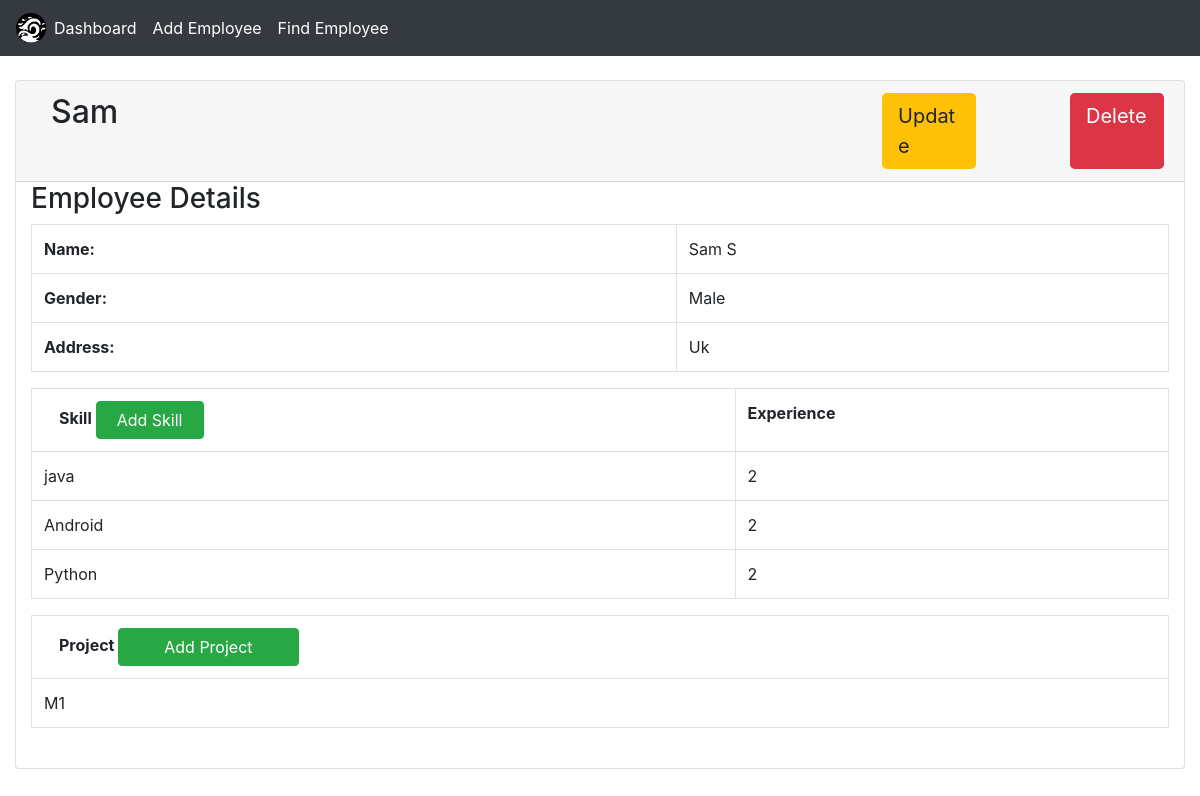
Before: /employeeDetails/4 with the older database file.
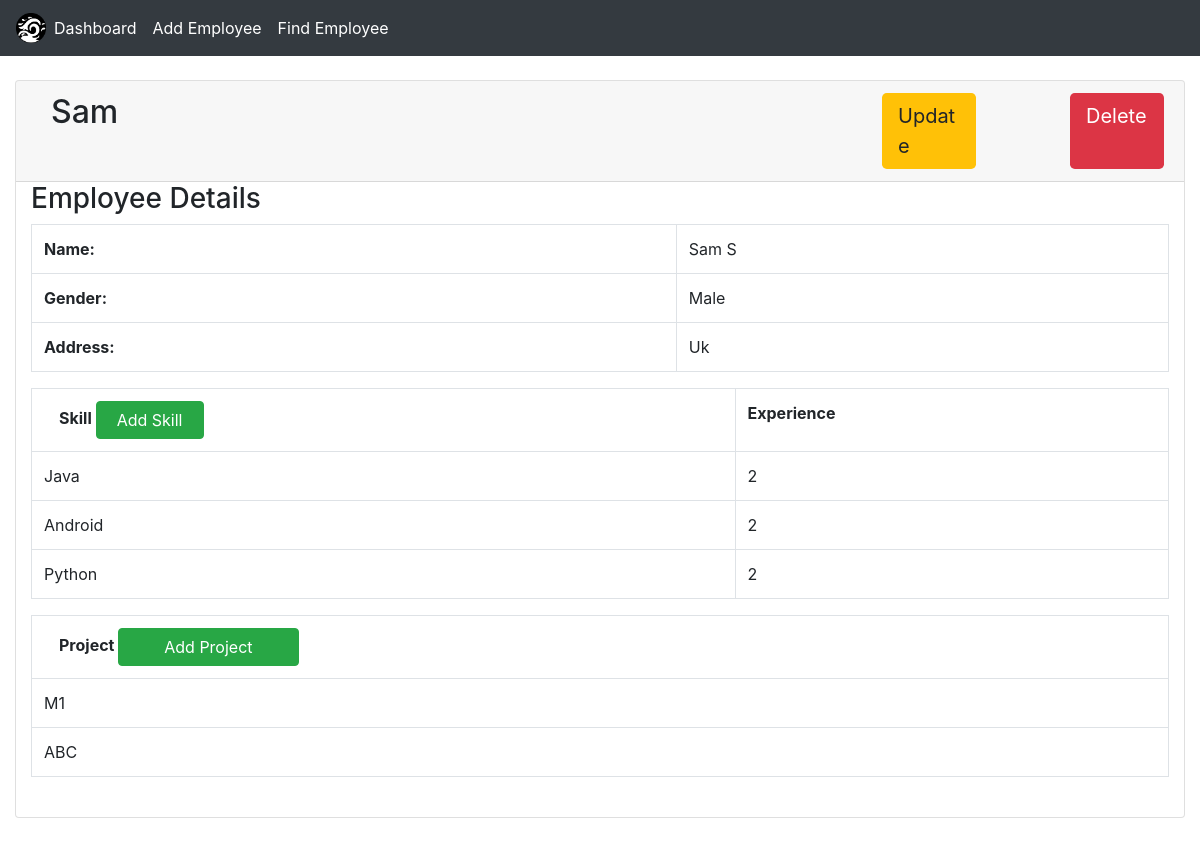
After: the same page with the newer database file.
### app/models.py (models this page shows, shortened)
class Skill(models.Model):
    employee = models.ForeignKey(Employee, null=True, on_delete= models.SET_NULL)
    S = models.CharField(max_length=200, null=True)
    exp = models.IntegerField(null=True, blank=True, default=0)

class Project(models.Model):
    employee = models.ForeignKey(Employee, null=True, on_delete= models.SET_NULL)
    P = models.CharField(max_length=200, null=True)

### app/views.py (the view)
# urls.py: path('employeeDetails/<str:pk>', views.Employee_Details, name='employeeDetails'),
def Employee_Details(request, pk):
    employee = Employee.objects.get(id=pk)
    skills = employee.skill_set.all()
    project = employee.project_set.all()
    context = {'Employee':employee, "S":skills, "P":project}
    return render(request, 'app/Details/employee.html', context)

### app/templates/app/Details/employee.html (shortened to what this page needs)
{% extends 'app/main.html' %}
{% block content %}
<class class="card container-fluid">
    <div class="row card-header">
        <h2 class="col h2">{{Employee.f_name}}</h2>
            <a class="col-1 btn-lg btn-warning" href="{% url 'updateEmployee' Employee.id %}">Update</a><span class="col-1"></span>
            <a class="col-1 btn-lg btn-danger" href="{% url 'deleteEmployee' Employee.id %}">Delete</a>
    </div>
    <div>
        <h3>Employee Details</h3>
            <div>
                <table class="table table-bordered table-mb table-hover">
                    <tr>
                      <th>Name:</th>
                      <td>{{Employee.f_name}} {{Employee.l_name}}</td>
                    </tr>
                    <tr>
                      <th>Gender:</th>
                      <td>{{Employee.gender}}</td>
                    </tr>
                    <tr>
                      <th>Address:</th>
                      <td>{{Employee.address}}</td>
                    </tr>
                  </table>
            </div>
            <div class="table-wrapper-scroll-y my-custom-scrollbar">
                <table class="table table-bordered table-mb table-hover">
                    <tr>
                        <th>
                            <div class="col col-mb">
                                Skill
                                <a class="col-2 btn btn-success" href="{% url 'createSkill' Employee.id %}">Add Skill</a>
                            </div>
                        </th>
                        <th>Experience</th>
                    </tr>
                    {% for s in Employee.skill_set.all %}
                        <tr class="table-row"data-href="{% url 'updateSkill' s.id %}">
                            <td>
                                {{s.S}}
                            </td>
                            <td>
                                {{s.exp}}
                            </td>
                        </tr>
                    {% endfor %}
                </table>
            </div>
            <div class="table-wrapper-scroll-y my-custom-scrollbar">
                <table class="table table-bordered table-mb table-hover">
                    <tr>
                        <th>
                            <div class="col col-mb">
                            Project
                            <a class="col-2 btn btn-success" href="{% url 'createProject' Employee.id %}">Add Project</a>
                        </div></th>
                    </tr>
                    {% for p in Employee.project_set.all %}
                        <tr class="table-row"data-href="{% url 'updateProject' p.id %}">
                            <td>
                                {{p.P}}
                            </td>
                        </tr>
                    {% endfor %}
                </table>
            </div>
    </div>
    <br>
    </div>
{% endblock %}

Changed rows visible on the page:
changed Skill: S "java" → "Java"
added Project: P "ABC"
